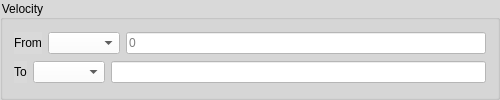
         <widget class="QGroupBox" name="groupBox_8">
          <property name="minimumSize">
           <size>
            <width>500</width>
            <height>100</height>
           </size>
          </property>
          <property name="maximumSize">
           <size>
            <width>800</width>
            <height>200</height>
           </size>
          </property>
          <property name="font">
           <font>
            <family>Segoe UI</family>
            <pointsize>9</pointsize>
            <weight>50</weight>
            <bold>false</bold>
            <kerning>true</kerning>
           </font>
          </property>
          <property name="styleSheet">
           <string notr="true">background-color: rgb(217, 217, 217);</string>
          </property>
          <property name="title">
           <string>Velocity</string>
          </property>
          <layout class="QGridLayout" name="gridLayout_12">
           <item row="0" column="0">
            <layout class="QHBoxLayout" name="horizontalLayout_20">
             <item>
              <widget class="QLabel" name="label_20">
               <property name="font">
                <font>
                 <family>Segoe UI</family>
                 <pointsize>9</pointsize>
                 <weight>50</weight>
                 <bold>false</bold>
                 <kerning>true</kerning>
                </font>
               </property>
               <property name="text">
                <string>From</string>
               </property>
              </widget>
             </item>
             <item>
              <widget class="QComboBox" name="velocityFromComboBox">
               <property name="font">
                <font>
                 <family>Segoe UI</family>
                 <pointsize>9</pointsize>
                 <weight>50</weight>
                 <bold>false</bold>
                 <kerning>true</kerning>
                </font>
               </property>
               <property name="styleSheet">
                <string notr="true">background-color: rgb(255, 255, 255);</string>
               </property>
              </widget>
             </item>
             <item>
              <widget class="QLineEdit" name="velocityFromLineEdit">
               <property name="maximumSize">
                <size>
                 <width>500</width>
                 <height>16777215</height>
                </size>
               </property>
               <property name="font">
                <font>
                 <family>Segoe UI</family>
                 <pointsize>9</pointsize>
                 <weight>50</weight>
                 <bold>false</bold>
                 <kerning>true</kerning>
                </font>
               </property>
               <property name="styleSheet">
                <string notr="true">background-color: rgb(255, 255, 255);</string>
               </property>
               <property name="placeholderText">
                <string>0</string>
               </property>
              </widget>
             </item>
            </layout>
           </item>
           <item row="1" column="0">
            <layout class="QHBoxLayout" name="horizontalLayout_19">
             <item>
              <widget class="QLabel" name="label_19">
               <property name="font">
                <font>
                 <family>Segoe UI</family>
                 <pointsize>9</pointsize>
                 <weight>50</weight>
                 <bold>false</bold>
                 <kerning>true</kerning>
                </font>
               </property>
               <property name="text">
                <string>To</string>
               </property>
              </widget>
             </item>
             <item>
              <widget class="QComboBox" name="velocityToComboBox">
               <property name="font">
                <font>
                 <family>Segoe UI</family>
                 <pointsize>9</pointsize>
                 <weight>50</weight>
                 <bold>false</bold>
                 <kerning>true</kerning>
                </font>
               </property>
               <property name="styleSheet">
                <string notr="true">background-color: rgb(255, 255, 255);</string>
               </property>
              </widget>
             </item>
             <item>
              <widget class="QLineEdit" name="velocityToLineEdit">
               <property name="maximumSize">
                <size>
                 <width>500</width>
                 <height>16777215</height>
                </size>
               </property>
               <property name="font">
                <font>
                 <family>Segoe UI</family>
                 <pointsize>9</pointsize>
                 <weight>50</weight>
                 <bold>false</bold>
                 <kerning>true</kerning>
                </font>
               </property>
               <property name="styleSheet">
                <string notr="true">background-color: rgb(255, 255, 255);</string>
               </property>
              </widget>
             </item>
            </layout>
           </item>
          </layout>
         </widget>
